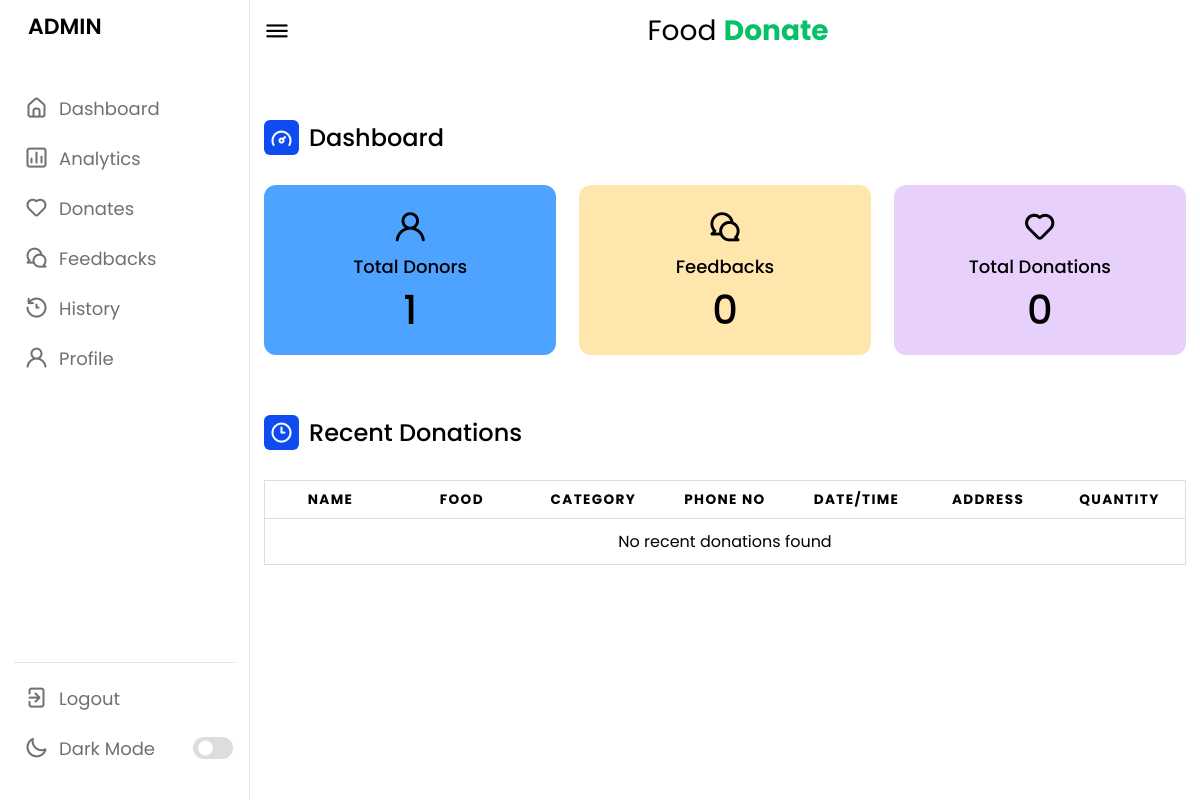
Page /admin/admin.php (signed in) on the earlier database version.
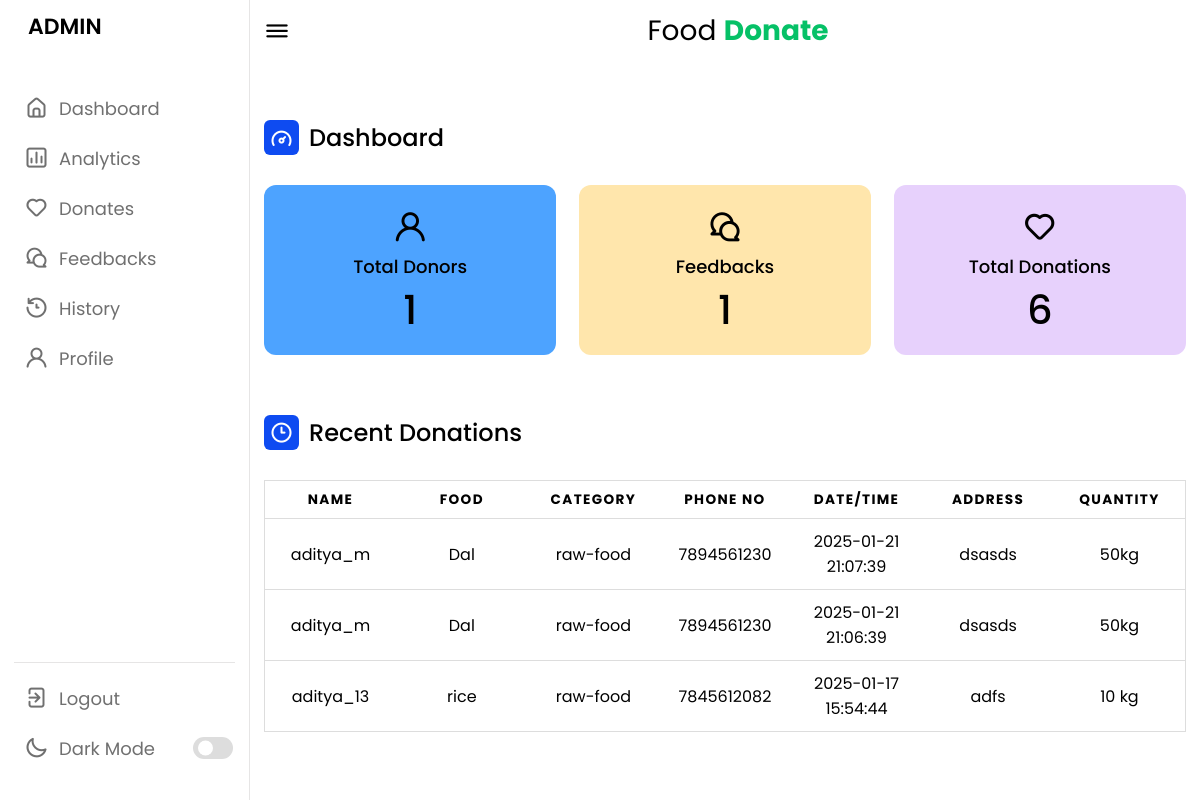
Same page on the later database version.
### tables this page shows
CREATE TABLE `food_donations` (
  `Fid` int(11) NOT NULL,
  `name` varchar(50) NOT NULL,
  `email` varchar(60) NOT NULL,
  `food` varchar(50) NOT NULL,
  `type` text NOT NULL,
  `category` text NOT NULL,
  `quantity` text NOT NULL,
  `date` datetime DEFAULT current_timestamp(),
  `address` text NOT NULL,
  `location` varchar(50) NOT NULL,
  `phoneno` varchar(25) NOT NULL
);

### admin/admin.php (the view, shortened to what the changed rows need)
<!DOCTYPE html>
<html lang="en">
<head>
    <link rel="stylesheet" href="https://cdnjs.cloudflare.com/ajax/libs/font-awesome/4.7.0/css/font-awesome.min.css">
    <link rel="stylesheet" href="admin.css">
    <link rel="stylesheet" href="https://unicons.iconscout.com/release/v4.0.0/css/line.css">
    <?php
    $connection = mysqli_connect("localhost:3306", "root", "", "food_donate");
    ?>
</head>
<body>
    <section class="dashboard">
        <div class="dash-content">
            <div class="overview">
                <div class="boxes">
                    <div class="box box2">
                        <i class="uil uil-comments"></i>
                        <span class="text">Feedbacks</span>
                        <?php
                        $query = "SELECT count(*) as count FROM  user_feedback";
                        $result = mysqli_query($connection, $query);
                        $row = mysqli_fetch_assoc($result);
                        echo "<span class=\"number\">" . $row['count'] . "</span>";
                        ?>
                    </div>
                    <div class="box box3">
                        <i class="uil uil-heart"></i>
                        <span class="text">Total Donations</span>
                        <?php
                        $query = "SELECT count(*) as count FROM food_donations";
                        $result = mysqli_query($connection, $query);
                        $row = mysqli_fetch_assoc($result);
                        echo "<span class=\"number\">" . $row['count'] . "</span>";
                        ?>
                    </div>
                </div>
            </div>
            <div class="activity">
                <div class="get">
                    <?php
                    $sql = "SELECT * FROM food_donations ORDER BY date DESC LIMIT 3";
                    $result = mysqli_query($connection, $sql);
                    $data = array();
                    while ($row = mysqli_fetch_assoc($result)) {
                        $data[] = $row;
                    }
                    ?>
                    <div class="table-container">
                        <div class="table-wrapper">
                            <table class="table">
                                <thead>
                                    <tr>
                                        <th>Name</th>
                                        <th>Food</th>
                                        <th>Category</th>
                                        <th>Phone No</th>
                                        <th>Date/Time</th>
                                        <th>Address</th>
                                        <th>Quantity</th>
                                    </tr>
                                </thead>
                                <tbody>
                                    <?php
                                    if (empty($data)) {
                                        echo "<tr><td colspan='7' style='text-align: center;'>No recent donations found</td></tr>";
                                    } else {
                                        foreach ($data as $row) {
                                            echo "<tr>";
                                            echo "<td data-label=\"name\">" . htmlspecialchars($row['name']) . "</td>";
                                            echo "<td data-label=\"food\">" . htmlspecialchars($row['food']) . "</td>";
                                            echo "<td data-label=\"category\">" . htmlspecialchars($row['category']) . "</td>";
                                            echo "<td data-label=\"phoneno\">" . htmlspecialchars($row['phoneno']) . "</td>";
                                            echo "<td data-label=\"date\">" . htmlspecialchars($row['date']) . "</td>";
                                            echo "<td data-label=\"Address\">" . htmlspecialchars($row['address']) . "</td>";
                                            echo "<td data-label=\"quantity\">" . htmlspecialchars($row['quantity']) . "</td>";
                                            echo "</tr>";
                                        }
                                    }
                                    ?>
                                </tbody>
                            </table>
                        </div>
                    </div>
                </div>
            </div>
        </div>
    </section>
</body>
</html>

Differences in the rows shown:
added food_donations: name "aditya_m", food "Dal", category "raw-food", phoneno "7894561230", date "2025-01-21 21:07:39", address "dsasds", quantity "50kg"
added food_donations: name "aditya_m", food "Dal", category "raw-food", phoneno "7894561230", date "2025-01-21 21:06:39", address "dsasds", quantity "50kg"
added food_donations: name "aditya_13", food "rice", category "raw-food", phoneno "7845612082", date "2025-01-17 15:54:44", address "adfs", quantity "10 kg"
Other differences:
$row['count']: "0" → "1"
$row['count']: "0" → "6"
text no longer shown: "No recent donations found"
